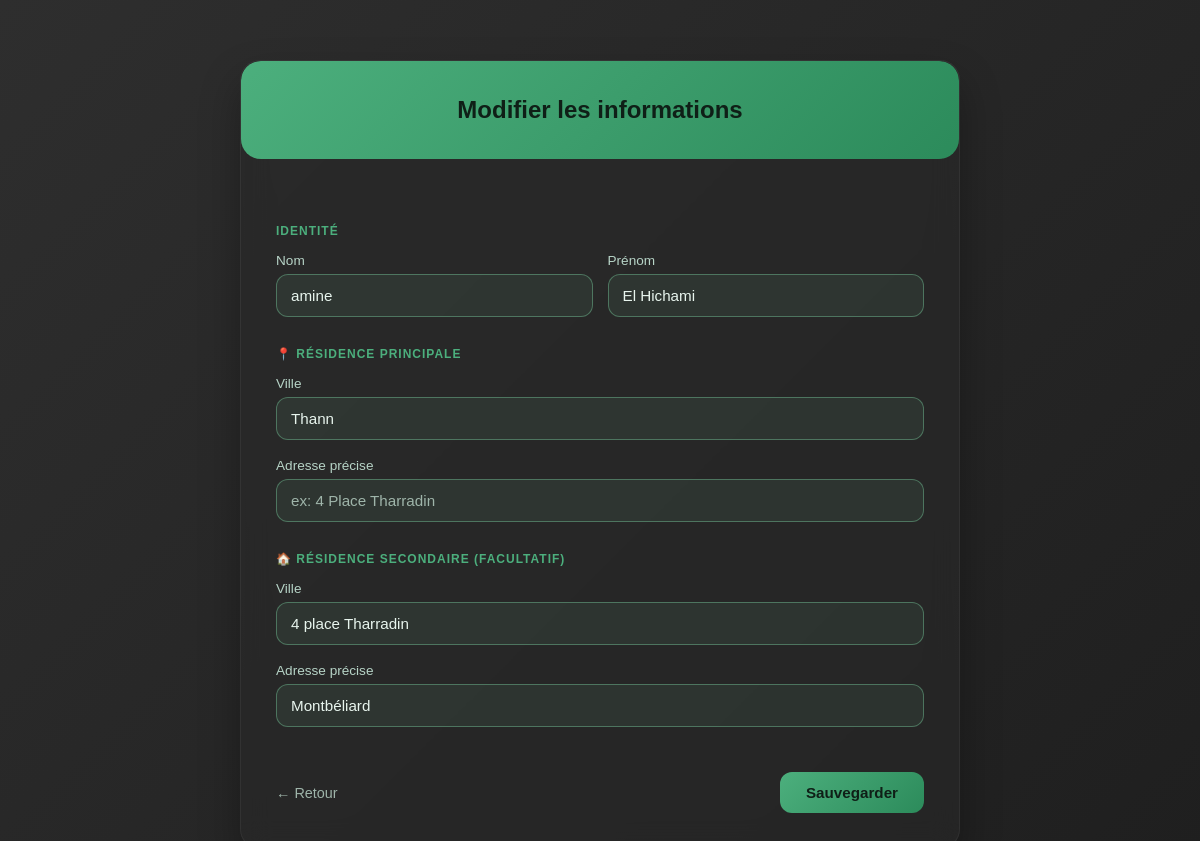
Page /modifier/7 on the committed database.
### tables this page shows
CREATE TABLE etudiants (
        id INTEGER PRIMARY KEY AUTOINCREMENT,
        nom TEXT NOT NULL,
        prenom TEXT NOT NULL
    );

CREATE TABLE residences (
        id INTEGER PRIMARY KEY AUTOINCREMENT,
        etudiant_id INTEGER,
        ville TEXT NOT NULL,
        adresse TEXT,
        type TEXT,
        date_debut TEXT,
        date_fin TEXT,
        lat REAL,
        lon REAL,
        FOREIGN KEY (etudiant_id) REFERENCES etudiants(id)
    );

### app.py (the view, shortened to what this page needs)
@app.route('/modifier/<int:etudiant_id>', methods=['GET', 'POST'])
def modifier(etudiant_id):
    conn = get_db_connection()
    student = conn.execute('SELECT * FROM etudiants WHERE id = ?', (etudiant_id,)).fetchone()
    residences = conn.execute('SELECT * FROM residences WHERE etudiant_id = ?', (etudiant_id,)).fetchall()
    conn.close()
    if not student:
        return redirect(url_for('index'))
    primary = None
    secondary = None
    for residence in residences:
        if residence['type'].lower().strip() == 'principale':
            primary = residence
        else:
            secondary = residence
    return render_template('modifier.html', student=student, primary=primary, secondary=secondary)

### app.py (called while the page is built, shortened)
def get_db_connection():
    conn = sqlite3.connect(DB_NAME)
    conn.row_factory = sqlite3.Row
    return conn

@app.before_request
def start_weather_updates():
    global weather_thread_started

### templates/modifier.html (shortened to what this page needs)
<!DOCTYPE html>
<html lang="fr">
<head>
</head>
<body>
<div class="conteneur">
    <div class="carte">
        <div class="entete-carte">
            <h2>Modifier les informations</h2>
        </div>
        <div class="corps-carte">
            <form method="POST" action="/modifier/{{ student['id'] }}">
                <div class="separateur">Identité</div>
                <div class="ligne">
                    <div class="colonne">
                        <label class="etiquette">Nom</label>
                        <input type="text" name="nom" class="champ" value="{{ student['nom'] }}" required>
                    </div>
                    <div class="colonne">
                        <label class="etiquette">Prénom</label>
                        <input type="text" name="prenom" class="champ" value="{{ student['prenom'] }}" required>
                    </div>
                </div>
                <div class="separateur">📍 Résidence Principale</div>
                <div class="marge-bas">
                    <label class="etiquette">Ville</label>
                    <input type="text" name="ville_p" class="champ" value="{{ primary['ville'] if primary else '' }}" placeholder="ex: Montbéliard" required>
                </div>
                <div class="marge-bas">
                    <label class="etiquette">Adresse précise</label>
                    <input type="text" name="adresse_p" class="champ" value="{{ primary['adresse'] if primary else '' }}" placeholder="ex: 4 Place Tharradin">
                </div>
                <div class="separateur">🏠 Résidence Secondaire (Facultatif)</div>
                <div class="marge-bas">
                    <label class="etiquette">Ville</label>
                    <input type="text" name="ville_s" class="champ" value="{{ secondary['ville'] if secondary else '' }}">
                </div>
                <div class="marge-bas">
                    <label class="etiquette">Adresse précise</label>
                    <input type="text" name="adresse_s" class="champ" value="{{ secondary['adresse'] if secondary else '' }}">
                </div>
                <div class="marge-haut actions">
                    <a href="/" class="lien">← Retour</a>
                    <button type="submit" class="bouton">Sauvegarder</button>
                </div>
            </form>
        </div>
    </div>
</div>
</body>
</html>

### templates/modifier.html (style rules this page uses)
:root { --bg-gradient: linear-gradient(135deg, #2e2e2e, #1f1f1f); --card-bg: rgba(40, 40, 40, 0.6); --text-main: #e8f5ee; --text-label: #b7d4c7; --text-placeholder: #9fb5aa; --input-bg: rgba(126, 214, 165, 0.08); --border-color: rgba(255,255,255,0.05); --accent: #4caf7d; --accent-dark: #2c8b5b; }
body { margin: 0; font-family: 'Quicksand', sans-serif; background: var(--bg-gradient); color: var(--text-main); min-height: 100vh; }
.conteneur { max-width: 720px; margin: 60px auto; padding: 0 20px; }
.carte { background: var(--card-bg); backdrop-filter: blur(14px); border-radius: 20px; box-shadow: 0 20px 40px rgba(0, 0, 0, 0.3); overflow: hidden; border: 1px solid var(--border-color); }
.entete-carte { background: linear-gradient(135deg, var(--accent), var(--accent-dark)); color: #0f1f17; text-align: center; padding: 35px 20px; border-radius: 20px; }
.entete-carte h2 { margin: 0; font-weight: 700; }
.corps-carte { padding: 35px; }
.separateur { font-size: 0.75rem; font-weight: 600; color: var(--accent); text-transform: uppercase; letter-spacing: 1px; margin: 30px 0 15px 0; }
.ligne { display: flex; gap: 15px; flex-wrap: wrap; }
.colonne { flex: 1 1 0; min-width: 0; }
.etiquette { display: block; margin-bottom: 6px; font-size: 0.85rem; color: var(--text-label); }
.champ { width: 100%; padding: 12px 14px; border-radius: 12px; border: 1px solid rgba(126, 214, 165, 0.4); font-size: 0.95rem; background: var(--input-bg); color: var(--text-main); transition: all 0.2s ease; box-sizing: border-box; }
.champ::placeholder { color: var(--text-placeholder); }
.marge-bas { margin-bottom: 18px; }
.marge-haut { margin-top: 45px; }
.actions { display: flex; justify-content: space-between; align-items: center; }
.bouton { background: linear-gradient(135deg, var(--accent), var(--accent-dark)); color: #0f1f17; border: none; padding: 12px 26px; border-radius: 12px; cursor: pointer; font-size: 0.95rem; font-weight: 600; transition: all 0.2s ease; }
.lien { color: var(--text-placeholder); text-decoration: none; font-size: 0.9rem; }

### rows in the picture
etudiants: nom "amine", prenom "El Hichami"
residences: ville_p "Thann"
residences: ville_s "4 place Tharradin", adresse_s "Montbéliard"
